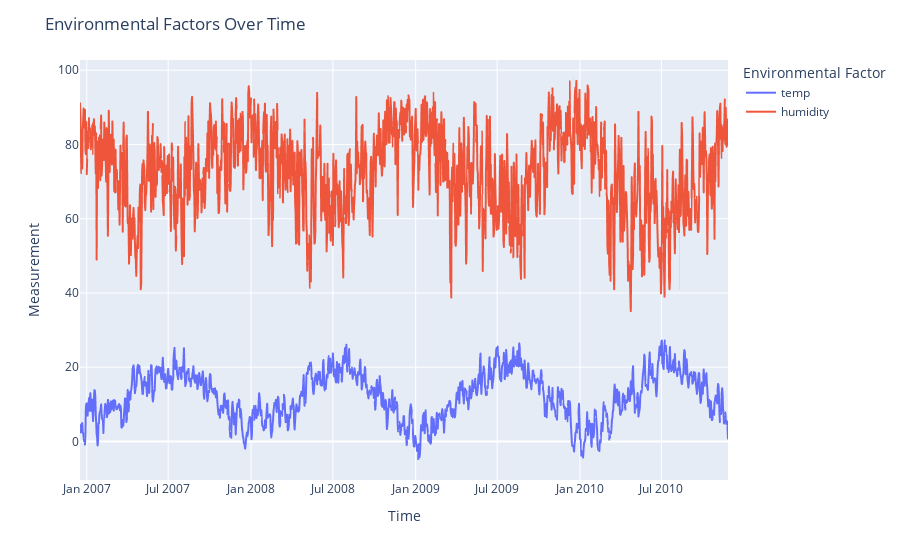

Write notebook code for a chart like this one.
### Code cell
# Environmental factors over time (Temperature and Humidity) using plotly
import plotly.express as px

def plot_environmental_factors(df):
    fig = px.line(df, x=df.index, y=['temp', 'humidity'], labels={'value': 'Measurement', 'variable': 'Environmental Factor'})
    fig.update_traces(line=dict(width=2))
    fig.update_layout(title='Environmental Factors Over Time', xaxis_title='Time', yaxis_title='Measurement')
    fig.show()
    plt.tight_layout()
    
plot_environmental_factors(df)

### Figure 1 — Plotly figure (JSON) as saved in the notebook; plotly's stock layout.template omitted (floating-point values rounded to 4 significant figures; data arrays with more than 128 entries replaced by an {"elided": "..."} marker saying what was removed)
{"data": [{"hovertemplate": "Environmental Factor=temp<br>datetime=%{x}<br>Measurement=%{y}<extra></extra>", "legendgroup": "temp", "line": {"color": "#636efa", "dash": "solid", "width": 2}, "marker": {"symbol": "circle"}, "mode": "lines", "name": "temp", "showlegend": true, "type": "scattergl", "x": {"elided": "1441 str values"}, "xaxis": "x", "y": {"elided": "1441 float values"}, "yaxis": "y"}, {"hovertemplate": "Environmental Factor=humidity<br>datetime=%{x}<br>Measurement=%{y}<extra></extra>", "legendgroup": "humidity", "line": {"color": "#EF553B", "dash": "solid", "width": 2}, "marker": {"symbol": "circle"}, "mode": "lines", "name": "humidity", "showlegend": true, "type": "scattergl", "x": {"elided": "1441 str values"}, "xaxis": "x", "y": {"elided": "1441 float values"}, "yaxis": "y"}], "layout": {"legend": {"title": {"text": "Environmental Factor"}, "tracegroupgap": 0}, "margin": {"t": 60}, "title": {"text": "Environmental Factors Over Time"}, "xaxis": {"anchor": "y", "domain": [0, 1], "title": {"text": "Time"}}, "yaxis": {"anchor": "x", "domain": [0, 1], "title": {"text": "Measurement"}}}}
